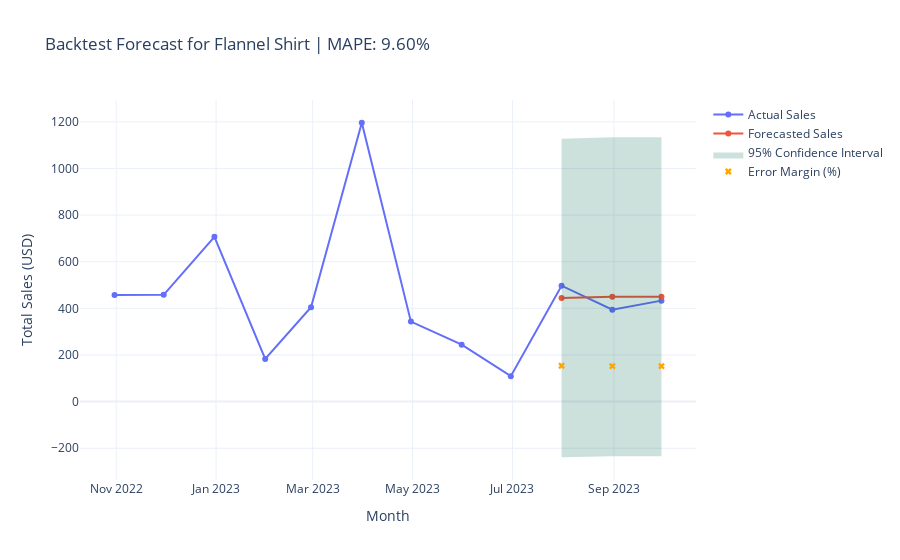

Source (notebook cell):
### Code cell
import pandas as pd
import plotly.graph_objects as go
from statsmodels.tsa.arima.model import ARIMA
import numpy as np

# Step 1: Monthly sales summary
monthly_sales = df.groupby(['item', 'month']).agg(
    Total_Sales=('amount_usd', 'sum')
).reset_index()

# Step 2: Forecasting function with train/test split
def forecast_item(item_name):
    item_data = monthly_sales[monthly_sales['item'] == item_name].copy()
    item_data = item_data.set_index('month').resample('M').sum().fillna(0)

    if len(item_data) < 12:
        print(f"Not enough data for {item_name}")
        return

    # Split into 80% train, 20% test
    split_idx = int(len(item_data) * 0.8)
    train = item_data.iloc[:split_idx]
    test = item_data.iloc[split_idx:]

    try:
        model = ARIMA(train['Total_Sales'], order=(1, 1, 1))
        model_fit = model.fit()
        forecast_result = model_fit.get_forecast(steps=len(test))
    except Exception as e:
        print(f"Forecast failed for '{item_name}': {e}")
        return

    forecast_mean = forecast_result.predicted_mean
    conf_int = forecast_result.conf_int(alpha=0.05)
    forecast_index = test.index

    # Error margin in %
    margin_error = ((conf_int.iloc[:, 1] - conf_int.iloc[:, 0]) / (2 * forecast_mean.abs())) * 100
    abs_error = (forecast_mean - test['Total_Sales']).abs()
    mape = (abs_error / test['Total_Sales'].replace(0, np.nan)).mean() * 100

    # Plot
    fig = go.Figure()

    fig.add_trace(go.Scatter(
        x=item_data.index, y=item_data['Total_Sales'],
        mode='lines+markers', name='Actual Sales'
    ))

    fig.add_trace(go.Scatter(
        x=forecast_index, y=forecast_mean,
        mode='lines+markers', name='Forecasted Sales',
        hovertemplate='Forecast: %{y:.2f}<br>Date: %{x|%b %Y}<extra></extra>'
    ))

    fig.add_trace(go.Scatter(
        x=forecast_index.tolist() + forecast_index[::-1].tolist(),
        y=conf_int.iloc[:, 0].tolist() + conf_int.iloc[:, 1][::-1].tolist(),
        fill='toself',
        fillcolor='rgba(0,100,80,0.2)',
        line=dict(color='rgba(255,255,255,0)'),
        hoverinfo="skip",
        showlegend=True,
        name='95% Confidence Interval'
    ))

    fig.add_trace(go.Scatter(
        x=forecast_index, y=margin_error,
        mode='markers',
        name='Error Margin (%)',
        marker=dict(symbol='x', color='orange'),
        hovertemplate='Error Margin: %{y:.2f}%<br>Date: %{x|%b %Y}<extra></extra>'
    ))

    fig.update_layout(
        title=f"Backtest Forecast for {item_name} | MAPE: {mape:.2f}%",
        xaxis_title="Month",
        yaxis_title="Total Sales (USD)",
        template="plotly_white"
    )

    fig.show()

# Example usage
forecast_item("Flannel Shirt")

### Figure 1 — Plotly figure (JSON) as saved in the notebook; plotly's stock layout.template omitted (floating-point values rounded to 4 significant figures)
{"data": [{"mode": "lines+markers", "name": "Actual Sales", "type": "scatter", "x": ["2022-10-31T00:00:00", "2022-11-30T00:00:00", "2022-12-31T00:00:00", "2023-01-31T00:00:00", "2023-02-28T00:00:00", "2023-03-31T00:00:00", "2023-04-30T00:00:00", "2023-05-31T00:00:00", "2023-06-30T00:00:00", "2023-07-31T00:00:00", "2023-08-31T00:00:00", "2023-09-30T00:00:00"], "y": [457, 458, 707, 183, 405, 1196, 343, 244, 109, 497, 394, 433]}, {"hovertemplate": "Forecast: %{y:.2f}<br>Date: %{x|%b %Y}<extra></extra>", "mode": "lines+markers", "name": "Forecasted Sales", "type": "scatter", "x": ["2023-07-31T00:00:00", "2023-08-31T00:00:00", "2023-09-30T00:00:00"], "y": [444.0, 449.9, 450.0]}, {"fill": "toself", "fillcolor": "rgba(0,100,80,0.2)", "hoverinfo": "skip", "line": {"color": "rgba(255,255,255,0)"}, "name": "95% Confidence Interval", "showlegend": true, "type": "scatter", "x": ["2023-07-31T00:00:00", "2023-08-31T00:00:00", "2023-09-30T00:00:00", "2023-09-30T00:00:00", "2023-08-31T00:00:00", "2023-07-31T00:00:00"], "y": [-238.7, -234.2, -234.1, 1134.0, 1134.0, 1127.0]}, {"hovertemplate": "Error Margin: %{y:.2f}%<br>Date: %{x|%b %Y}<extra></extra>", "marker": {"color": "orange", "symbol": "x"}, "mode": "markers", "name": "Error Margin (%)", "type": "scatter", "x": ["2023-07-31T00:00:00", "2023-08-31T00:00:00", "2023-09-30T00:00:00"], "y": [153.8, 152.0, 152.0]}], "layout": {"autosize": true, "title": {"text": "Backtest Forecast for Flannel Shirt | MAPE: 9.60%"}, "xaxis": {"autorange": true, "range": ["2022-10-10 11:29:29.4915", "2023-10-20 12:30:30.5085"], "title": {"text": "Month"}, "type": "date"}, "yaxis": {"autorange": true, "range": [-357.2, 1314.0], "title": {"text": "Total Sales (USD)"}, "type": "linear"}}}
